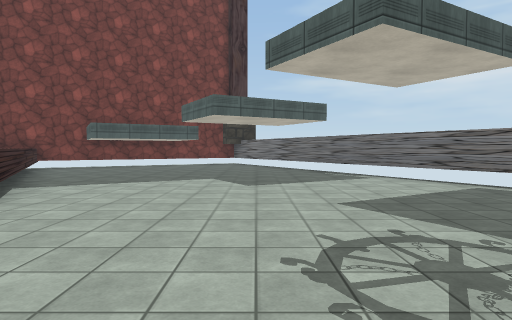
view 1 (above)

12 first-person views from a walk through a Unity game level. The camera is 1.5 m above the floor, tilts 2° down and sees 75° across. Doors are open. The floor is counted in squares, 2 m on a side. Each view is taken from the middle of a square. On the plan, view 1 faces up. The plan holds only what a view shows up to about 11 squares ahead; the rest is blank. The place goes on beyond the plan. Some surface patterns are stand-ins.

view 2
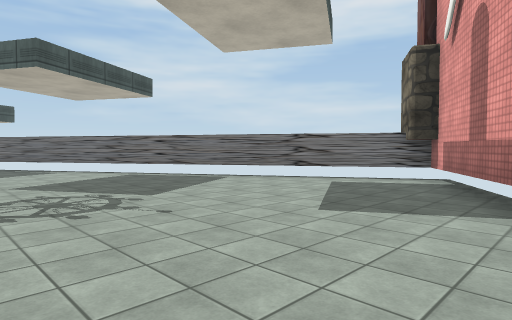

view 3
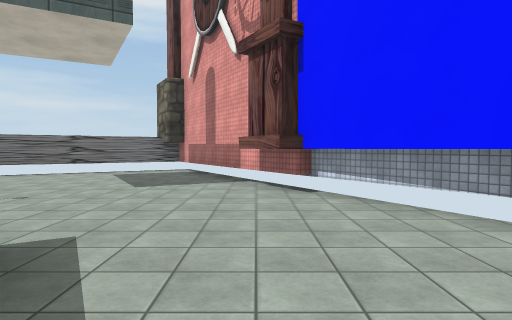

view 4
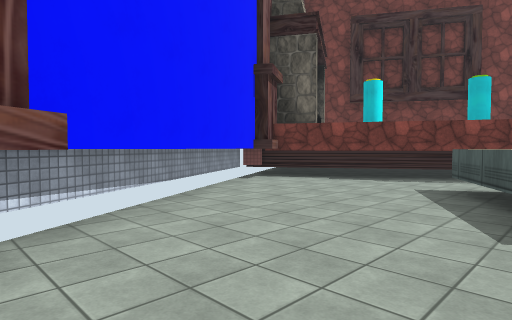

view 5
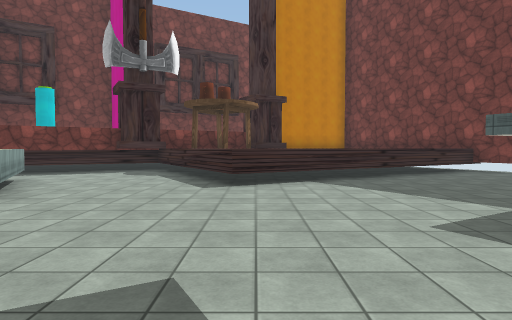

view 6
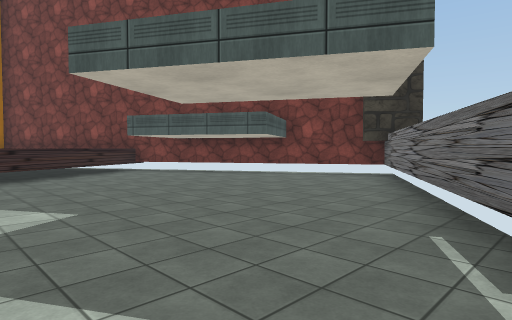

view 7
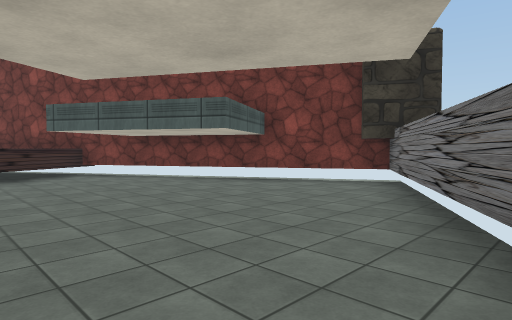

view 8
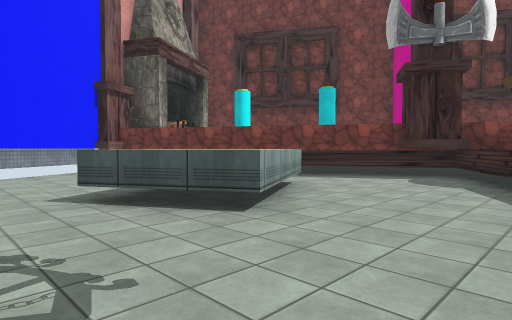

view 9
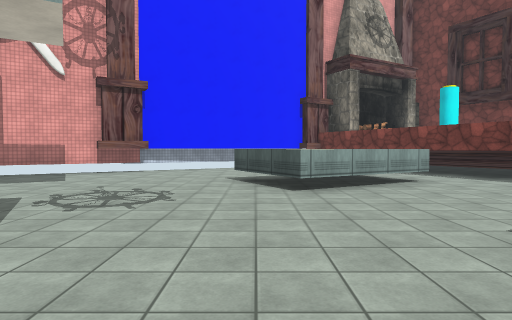

view 10
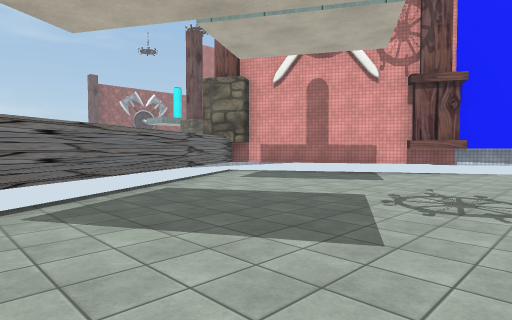

view 11
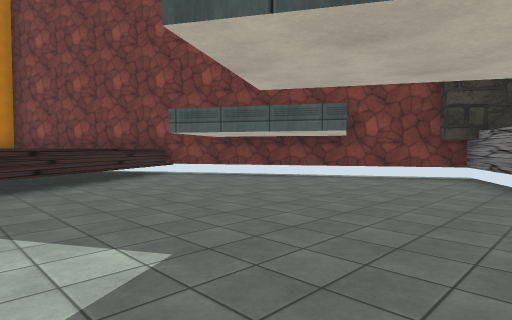

view 12
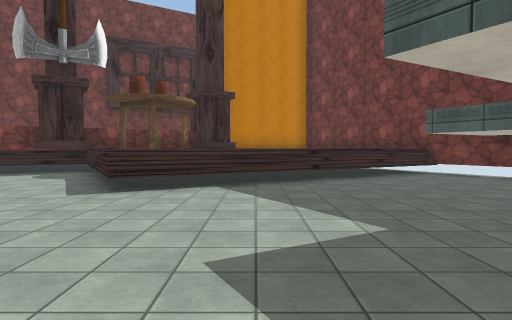

### Floor plan
Key: @ floor where view 1 was taken; # wall or solid block; . floor; ^ raised ledge; O other object.
Columns run from 10 left of view 1 to 9 right of it. Each row starts with its distance up from view 1.
 16        ####
 15      ###..##
 14    ###.....#
 13   ##.......##
 12  ^#.........#
 11 ^^^.........##
 10    ^.........#
  9    ^.........##
  8     ^.........##
  7      ^.........#
  6      ^.........##
  5       ^.........#
  4   ^^ ^..........##
  3  ^O^^............#
  2  ^^..............##
  1  ^#.....^.........##
  0   #...^^^^@........#
 -1   ^#..^ ^^........##
 -2    #..^^........###
 -3     #........####
 -4     #.......##
 -5      #.....##
 -6      #...###
 -7      #####

Positions as (right, up) in squares from view 1, and headings:
1: (0, 0), facing up
2: (0, -3), facing up-right
3: (-3, -3), facing right
4: (3, -1), facing down-left
5: (3, 5), facing left
6: (3, 7), facing up-left
7: (2, 9), facing up-left
8: (1, 4), facing down-left
9: (-1, 7), facing down
10: (0, 7), facing down-right
11: (1, 7), facing up-left
12: (2, 7), facing left
